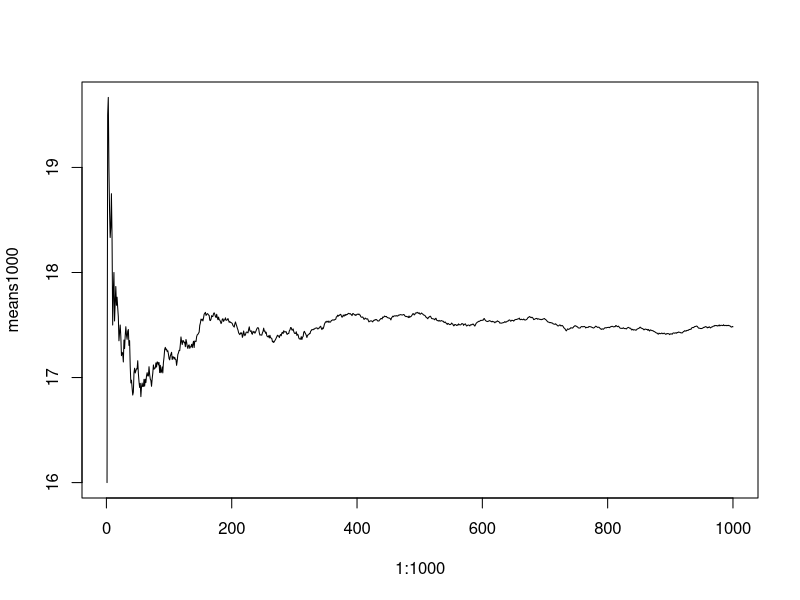

Write the R code that produced this figure.
library(graphics)

# 5 random dice rolls  
sample(1:6, 5, replace = T)
# sum of 5 random dice rolls
sum(sample(1:6, 5, replace = T))
# average of 5 random dice rolls
mean(sample(1:6, 5, replace = T))

# What is the average of 10 experiments? 

experiments10 <- numeric(length = 10)
for(i in seq_along(experiments10)){
  experiments10[i] <- sum(sample(1:6, 5, replace=T))
}
mean(experiments10)
print(experiments10)
# What is the average of 100 experiments?
experiments100 <- numeric(length = 100)
for(i in seq_along(experiments100)) {
  experiments100[i] <- sum(sample(1:6, 5, replace=T))
}
mean(experiments100)
print(experiments100)

# What is the average of 1000 experiments? Plot below to see the number it converges 
experiments1000 <- numeric(length = 1000)
for(i in seq_along(experiments1000)) {
  experiments1000[i] <-sum(sample(1:6, 5, replace=T))
}
mean(experiments1000)
print(experiments1000)

means1000 <- numeric(length = 1000)
for(i in seq_along(experiments1000)) {
  means1000[i] <- mean(experiments1000[1:i])
}

# print(means1000[1])
# means1000[3] <- mean(means1000[1:2])
# means1000 <- experiments1000[1:1000]

# 
# means1000[222]


plot(1:1000, means1000, 'l')

